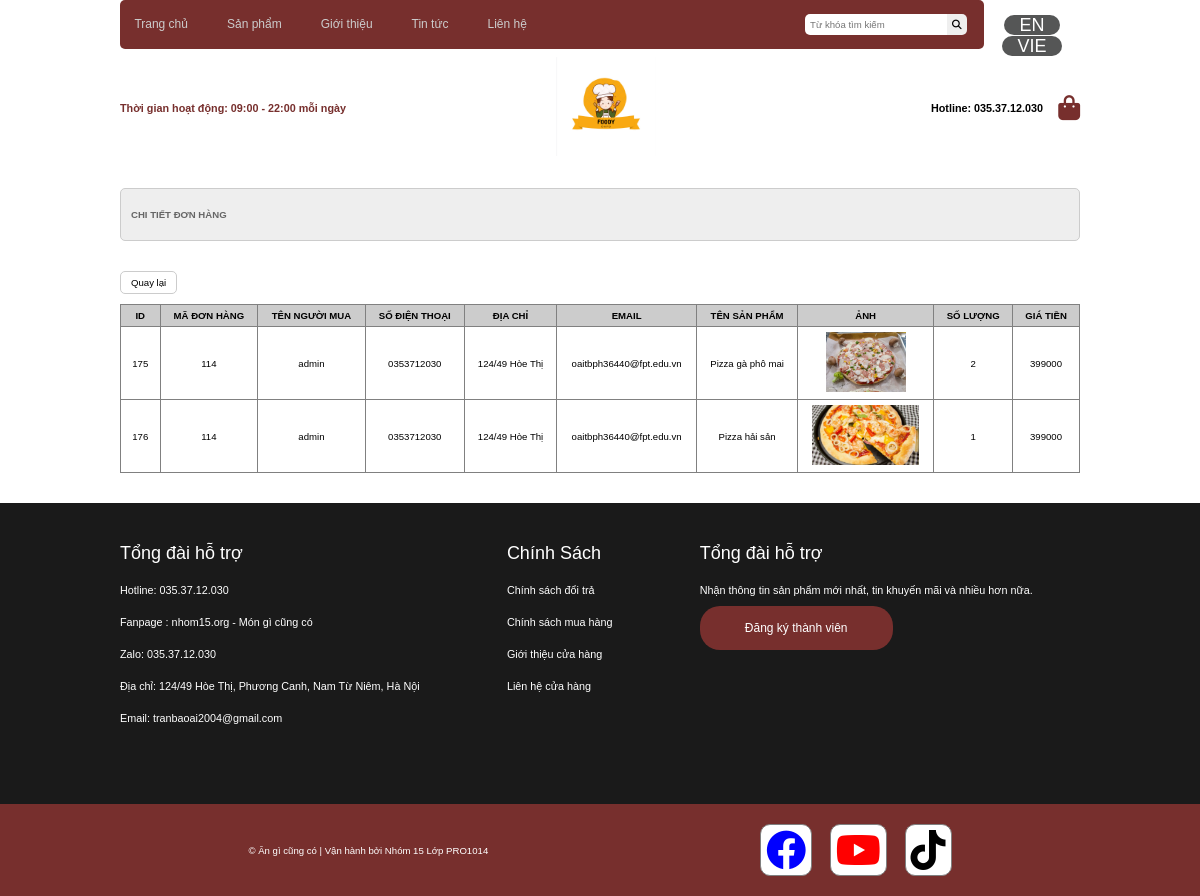
Screenshot of /index.php?act=ctbill&idbill=114 (signed in) with the database file from the repository.
### tables this page shows
CREATE TABLE `cart` (
  `id` int(10) NOT NULL,
  `iduser` int(10) NOT NULL,
  `idpro` int(10) NOT NULL,
  `img` varchar(255) DEFAULT NULL,
  `name` varchar(255) DEFAULT NULL,
  `price` int(10) NOT NULL DEFAULT 0,
  `soluong` int(3) NOT NULL,
  `thanhtien` int(10) NOT NULL,
  `idbill` int(10) NOT NULL
);

CREATE TABLE `bill` (
  `id` int(10) NOT NULL,
  `iduser` int(10) DEFAULT 0,
  `bill_name` varchar(255) NOT NULL,
  `bill_address` varchar(255) NOT NULL,
  `bill_tel` varchar(50) NOT NULL,
  `bill_email` varchar(100) NOT NULL,
  `bill_pttt` tinyint(1) NOT NULL DEFAULT 1 COMMENT '1. Chuyển khoản trự tiếp\r\n2.Chuyển khoản\r\n3.Thanh toán online',
  `ngaydathang` varchar(50) NOT NULL,
  `total` int(10) NOT NULL DEFAULT 0,
  `bill_status` tinyint(1) DEFAULT 0 COMMENT '0.Đơn hàng mới\r\n1.Đang xử lý\r\n2.Đang giao hàng\r\n3.Đã giao hàng',
  `receive_name` varchar(255) DEFAULT NULL,
  `receive_address` varchar(255) DEFAULT NULL,
  `receive_tel` varchar(50) DEFAULT NULL
);

### model/pdo.php (called while the page is built, shortened)
<?php
function pdo_get_connection(){
    $dburl = "mysql:host=localhost;dbname=duan;charset=utf8";
    $username = 'root';
    $password = '';
    $conn = new PDO($dburl, $username, $password);
    $conn->setAttribute(PDO::ATTR_ERRMODE, PDO::ERRMODE_EXCEPTION);
    return $conn;
}
function pdo_query($sql){
    $sql_args = array_slice(func_get_args(), 1);
    try{
        $conn = pdo_get_connection();
        $stmt = $conn->prepare($sql);
        $stmt->execute($sql_args);
        $rows = $stmt->fetchAll();
        return $rows;
    }
    catch(PDOException $e){
        throw $e;
    }
    finally{
        unset($conn);
    }
}
function pdo_query_one($sql){
    $sql_args = array_slice(func_get_args(), 1);
    try{
        $conn = pdo_get_connection();
        $stmt = $conn->prepare($sql);
        $stmt->execute($sql_args);
        $row = $stmt->fetch(PDO::FETCH_ASSOC);
        return $row;
    }
    catch(PDOException $e){
        throw $e;
    }
    finally{
        unset($conn);
    }
}

### model/cart.php (called while the page is built, shortened)
<?php
    function loadone_bill($id){
        $sql = "select * from bill where id=".$id;
        $bill=pdo_query_one($sql);
        return $bill;
    }
    function loadall_bill_ct($id){
        $sql = "select * from cart where idbill=".$id;
        $bill=pdo_query($sql);
        return $bill;
    }
?>

### view/cart/billdetail.php (the view)
<div class="menu-main mb">
                    <?php include "view/menu-main.php"?>
                </div>
<div class="box-right">
                <div class="row frmtitle mb10">
                    <h1>CHI TIẾT ĐƠN HÀNG</h1>
                </div>
                <div class="row frmcontent">
                    <form action="#" method="post">
                        <div class="row mb10 frmdsloai">
                            <table>
                                <thead>
                                    <tr>
                                        <th>ID</th>
                                        <th>MÃ ĐƠN HÀNG</th>
                                        <th>TÊN NGƯỜI MUA</th>
                                        <th>SỐ ĐIỆN THOẠI</th>
                                        <th>ĐỊA CHỈ</th>
                                        <th>EMAIL</th>
                                        <th>TÊN SẢN PHẨM</th>
                                        <th>ẢNH</th>
                                        <th>SỐ LƯỢNG</th>
                                        <th>GIÁ TIỀN</th>
                                    </tr>
                                </thead>
                                <tbody>
                                    <?php
                                        foreach($listbill as $item){
                                            extract($item);
                                            $ten = $bill['bill_name'];
                                            $phone = $bill['bill_tel'];
                                            $address = $bill['bill_address'];
                                            $email = $bill['bill_email'];
                                            $price = $bill['total'];
                                            $photo = "./upload/".$img;
                                            if(!is_file($photo)){
                                                $hinhanh = "<img src='".$photo."' height = '60px'>";
                                            }else{
                                                $hinhanh = "<img src='".$photo."' height = '60px'>";
                                            }
                                            ?>
                                            <tr>
                                                    <td><?=$id?></td>
                                                    <td><?=$idbill?></td>
                                                    <td><?=$ten?></td>
                                                    <td><?=$phone?></td>
                                                    <td><?=$address?></td>
                                                    <td><?=$email?></td>
                                                    <td><?=$name?></td>
                                                    <td><?=$hinhanh?></td>
                                                    <td><?=$soluong?></td>
                                                    <td><?=$price?></td>
                                                </tr>
                                                <?php }
                                         ?>
                                </tbody>
                                <a href="index.php?act=mybill"><input style="margin-bottom:10px ;" type="button" type="button" value="Quay lại"></a>
                            </table>
                        </div>
                    </form>
                </div>
        </div>
        </div>

### view/header.php (shortened to what this page needs)
<!DOCTYPE html>
<html lang="en">
<head>
    <link rel="stylesheet" href="view/css/style.css">
    <link rel="stylesheet" href="https://cdnjs.cloudflare.com/ajax/libs/font-awesome/6.2.0/css/all.min.css" />
</head>
<body>
    <div class="container">
    <div class="change">
        <div class="langWrap">
            <a href="#" language='english' class="active">EN</a>
            <a href="#" language='vietnamese'>VIE</a>
        </div>
    </div>
        <div class="row mb header clear">
            <div style="display: flex;justify-content: space-between;align-items: center;color: #772f2d;">
                <h1 class="time" style="font-size: 0.9vw;margin: 0">Thời gian hoạt động:  09:00 - 22:00 mỗi ngày </h1>
                    <a href="#"><img style="width:100px" src="./images/logo-nhom.jpg" alt=""></a>
                    <div style="display: flex;justify-content: space-between;align-items: center;color: #772f2d;">
                        <h2 style="font-size: 0.9vw;margin-left:65px">Hotline: 035.37.12.030</h2>
                        <a class="giohang" href="index.php?act=addtocart"><i alt="Giỏ hàng" style="margin-left:15px;font-size:25px" class="fa-solid fa-bag-shopping"></i></a>
                    </div>
                </div>
            </div>

### index.php (shortened to what this page needs)
<?php
    include "model/pdo.php";
    include "model/cart.php";
    include "view/header.php";
    if((isset($_GET['act'])) && ($_GET['act'] != "")){
        $act = $_GET['act'];
        switch ($act) {
            case 'ctbill':
                    if(isset($_GET['idbill']) && ($_GET['idbill'] >0)){
                        $listbill =  loadall_bill_ct($_GET['idbill']);
                        $bill = loadone_bill($_GET['idbill']);
                    }
                    include "view/cart/billdetail.php";
                    break;
        }
    }
    else{
        include "view/home.php";
    }
    include "view/footer.php";
?>

### view/menu-main.php (shortened to what this page needs)
<div class="row menu-main">
        <ul class="nav">
            <li><a class="home" href="index.php">Trang chủ</a></li>
            <li>
                <a class="product" href="#">Sản phẩm</a>
            </li>
            <li><a class="introduce" href="index.php?act=gioithieu">Giới thiệu</a></li>
            <li><a class="news" href="index.php?act=tintuc">Tin tức</a></li>
            <li><a class="contact" href="index.php?act=lienhe">Liên hệ</a></li>
        </ul>
    <div class="">
        <form class="form-tk" action="index.php?act=sanpham" method="post">
            <input type="text" name="kyw" id="" placeholder="Từ khóa tìm kiếm" required>
            <button type="submit" name="timkiem"><i class="fa-solid fa-magnifying-glass"></i>
        </form>
    </div>
</div>

### view/footer.php (shortened to what this page needs)
    <footer class="clear">
        <div class="ft-top1a">
            <div class="ft-top1">
                <div>
                    <div>Tổng đài hỗ trợ</div>
                    <p>Hotline: 035.37.12.030</p>
                    <p>Fanpage : nhom15.org - Món gì cũng có</p>
                    <p>Zalo: 035.37.12.030</p>
                    <p>Địa chỉ: 124/49 Hòe Thị, Phương Canh, Nam Từ Niêm, Hà Nội</p>
                    <p>Email: tranbaoai2004@gmail.com</p>
                </div>
                <div>
                    <div>Chính Sách</div>
                    <p><a href="index.php?act=doitra">Chính sách đổi trả</a></p>
                    <p><a href="index.php?act=muahang">Chính sách mua hàng</a></p>
                    <p><a href="index.php?act=gioithieu">Giới thiệu cửa hàng</a></p>
                    <p><a href="index.php?act=lienhe">Liên hệ cửa hàng</a></p>
                </div>
                <div>
                    <div>Tổng đài hỗ trợ</div>
                    <p class="mb20">Nhận thông tin sản phẩm mới nhất, tin khuyến mãi và nhiều hơn nữa.</p>
                    <a class="aa" href="index.php?act=dangky">Đăng ký thành viên</a>
                </div>
            </div>
        </div>
        <div class="ft-top2a">
            <div class="ft-top2">
                <div>© Ăn gì cũng có | Vận hành bởi Nhóm 15 Lớp PRO1014</div>
                <div>
                    <a href="https://www.facebook.com/baoai.tran.89/"><i class="fa-brands fa-facebook"></i></a>
                    <a href="https://www.youtube.com/channel/UC6iVBxdQG3jq1c89rET1gZg"><i class="fa-brands fa-youtube"></i></a>
                    <a href="https://www.tiktok.com/@oaiyeuthao"><i class="fa-brands fa-tiktok"></i></a>
                </div>
            </div>
        </div>
    </footer>
</body>
</html>

### view/css/style.css (style rules this page uses)
* { box-sizing: border-box; margin: 0; padding: 0 ; font-family: sans-serif; font-size: 0.8vw; }
.container { width: 80%; margin: 0 auto; justify-content: space-between; align-items: flex-end; }
.row { float: left; width: 100%; }
.mb { margin-bottom: 30px; }
.mb10 { margin-bottom: 10px; }
.mb20 { margin-bottom: 20px; }
.header { background-color: white; }
.header h1 { margin: 20px; font-size: 1.2vw; }
.giohang { color: #772f2d; }
.menu-main { background-color: #772f2d; border-radius: 5px; display: flex; justify-content: space-between; align-items: center; padding: 0.1vw; }
.nav>li { float: left; margin-right: 15px; }
.nav>li>a { font-size: 1vw; text-decoration: none; color: #ccc; }
.nav li { position: relative; list-style:none; }
.nav li a { padding: 12px; line-height: 20px; display: inline-block; }
.form-tk { display: flex; margin-right: 15px; }
.form-tk input { padding: 5px; border: none; border-top-left-radius: 5px; border-bottom-left-radius: 5px; }
.form-tk button { padding: 5px; border: none; border-top-right-radius: 5px; border-bottom-right-radius: 5px; }
.formtaikhoan input[type="submit"], .formtaikhoan input[type="reset"], .frmcontent input[type="submit"], .frmcontent input[type="reset"], .frmcontent input[type="button"] { border-radius: 5px; padding: 5px 10px; background-color: white; border: 1px solid #CCC; }
.frmtitle { background-color: #EEE; border: 1px solid #CCC; color: #666; border-radius: 5px; padding: 20px 10px; }
.frmcontent { padding: 20px 0px; }
table { width: 100%; border-collapse: collapse; text-align: center; }
td { border: 1px solid gray; padding: 5px 10px; }
th { border: 1px solid gray; padding: 5px 10px; background-color: #CCC; }
.clear { clear: both }
.ft-top1a { background-color: #1a1a1a; }
.ft-top1 { width: 80%; margin: 0 auto; padding: 40px 0; display: grid; grid-template-columns: repeat(3,auto); gap: 40px; color: white; }
.ft-top1 div { font-size: 1.5vw; margin-bottom: 20px; }
.ft-top1 div p a { font-size: 0.9vw; margin-bottom: 10px; text-decoration: none; color: white; }
.ft-top1 div .aa { font-size: 1vw; padding: 15px 45px; border-radius: 20px; text-decoration: none; color: white; background-color: #772f2d; }
.ft-top1 p { font-size: 0.9vw; margin-bottom: 20px; }
.ft-top2a { background-color: rgb(119, 47, 45); }
.ft-top2 { background-color: rgb(119, 47, 45); width: 80%; margin: 0 auto; padding: 20px 0; font-size: 1vw; color: white; display: flex; justify-content: space-around; align-items: center; }
.ft-top2 div i { font-size: 40px; margin-left: 15px; border: 1px solid gray; padding: 5px; }
.fa-facebook { color: blue; background-color: white; border-radius: 10px; }
.fa-youtube { color: red; background-color: white; border-radius: 10px; }
.fa-tiktok { color: #000; background-color: white; border-radius: 10px; }
.blog-post a,h2 { text-decoration: none; color: black; font-size: 20px; padding: 10px 0; }

### view/footer.php (style rules this page uses)
.langWrap { margin-top: 15px; float: right; width: 10%; text-align: center; }
.langWrap a { color: #fff; text-decoration: none; padding: 0 15px; font-weight: 1vw; background: #555656; font-size: 18px; border-radius: 10px; }

### rows the page displays
cart: id "175", idbill "114", idbill.bill_name "admin", idbill.bill_tel "0353712030", idbill.bill_address "124/49 Hòe Thị", idbill.bill_email "oaitbph36440@fpt.edu.vn", name "Pizza gà phô mai", img (picture), soluong "2", idbill.total "399000"
cart: id "176", idbill "114", idbill.bill_name "admin", idbill.bill_tel "0353712030", idbill.bill_address "124/49 Hòe Thị", idbill.bill_email "oaitbph36440@fpt.edu.vn", name "Pizza hải sản", img (picture), soluong "1", idbill.total "399000"
